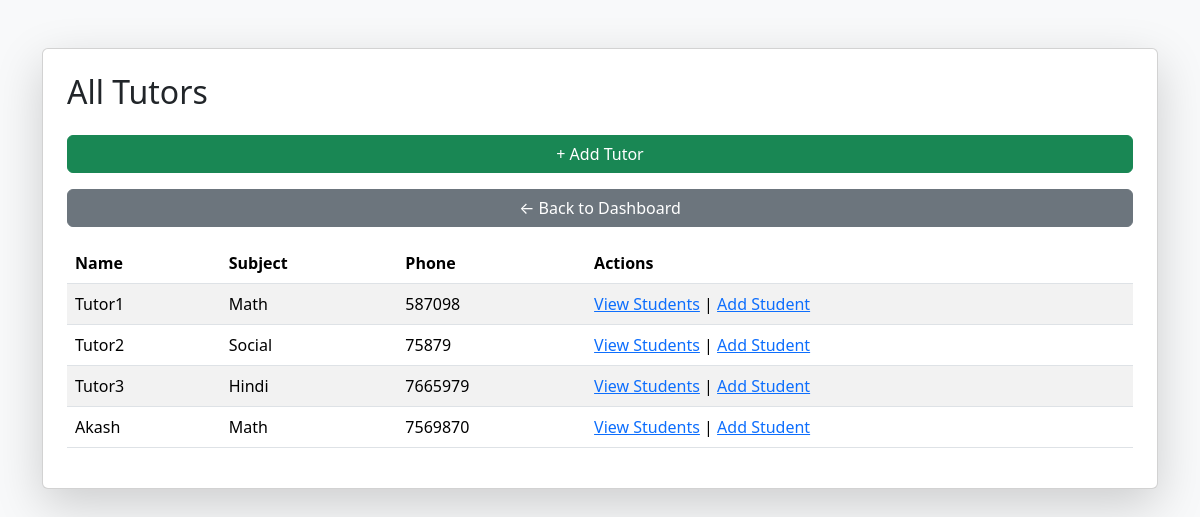
Page /tutors (signed in) on the committed database.
### models.py (models this page shows)
class Tutor(SQLModel, table=True):
    id: Optional[int] = Field(default=None, primary_key=True)
    name: str
    subject: str
    phone: str
    user_id: Optional[int] = Field(foreign_key="user.id")
    user: Optional[User] = Relationship(
        back_populates="tutors",
        sa_relationship_kwargs={
            "primaryjoin": "Tutor.user_id == User.id"
        }
    )
    students: List["Student"] = Relationship(back_populates="tutor")

### main.py (the view)
@app.get("/tutors", response_class=HTMLResponse)
def show_tutors(request: Request, session: Session = Depends(get_session), user: User = Depends(get_current_user)):
    if user.user_type != "admin":
        raise HTTPException(status_code=403, detail="Not authorized")
    tutors = session.exec(select(Tutor).where(Tutor.user_id == user.id)).all()
    return templates.TemplateResponse("tutors.html", {"request": request, "tutors": tutors})

### templates/tutors.html (shortened to what this page needs)
<!DOCTYPE html>
<html>
<head>
    <link href="https://cdn.jsdelivr.net/npm/bootstrap@5.3.3/dist/css/bootstrap.min.css" rel="stylesheet">
</head>
<body class="bg-light">
<div class="container mt-5">
    <div class="card p-4 shadow-lg">
        <h2 class="mb-4">All Tutors</h2>
        <a href="/add-tutor" class="btn btn-success mb-3">+ Add Tutor</a>
<a href="/dashboard" class="btn btn-secondary mb-3">← Back to Dashboard</a>
        {% if tutors %}
        <table class="table table-striped">
            <thead>
                <tr>
                    <th>Name</th>
                    <th>Subject</th>
                    <th>Phone</th>
                    <th>Actions</th>
                </tr>
            </thead>
            <tbody>
                {% for tutor in tutors %}
                <tr>
                    <td>{{ tutor.name }}</td>
                    <td>{{ tutor.subject }}</td>
                    <td>{{ tutor.phone }}</td>
                    <td>
                        <a href="/tutor/{{ tutor.id }}/students">View Students</a> |
                        <a href="/tutor/{{ tutor.id }}/add-student">Add Student</a>
                    </td>
                </tr>
                {% endfor %}
            </tbody>
        </table>
        {% else %}
        <p>No tutors added yet.</p>
        {% endif %}
    </div>
</div>
</body>
</html>

### rows in the picture
Tutor: name "Tutor1", subject "Math", phone "587098"
Tutor: name "Tutor2", subject "Social", phone "75879"
Tutor: name "Tutor3", subject "Hindi", phone "7665979"
Tutor: name "Akash", subject "Math", phone "7569870"
